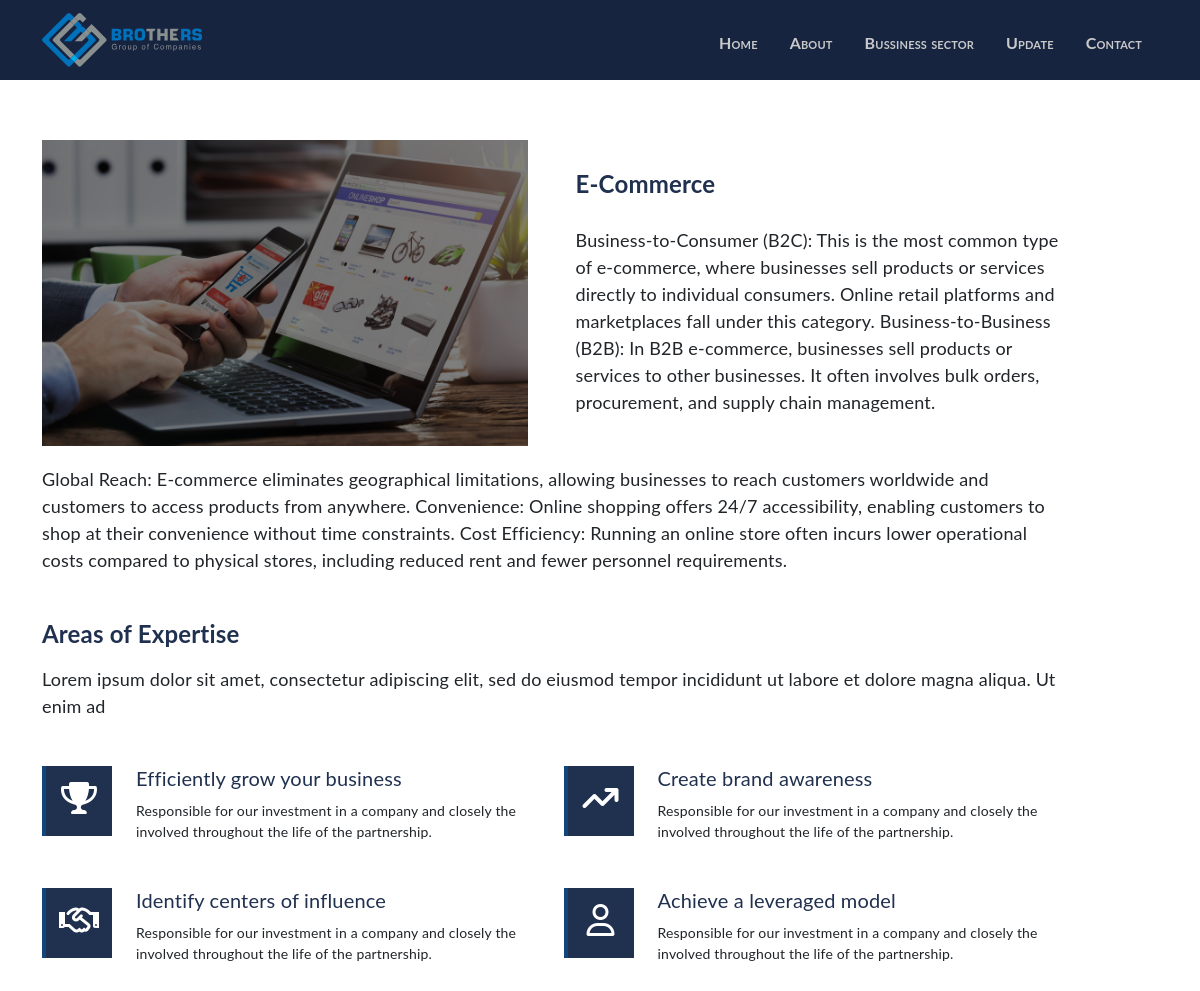
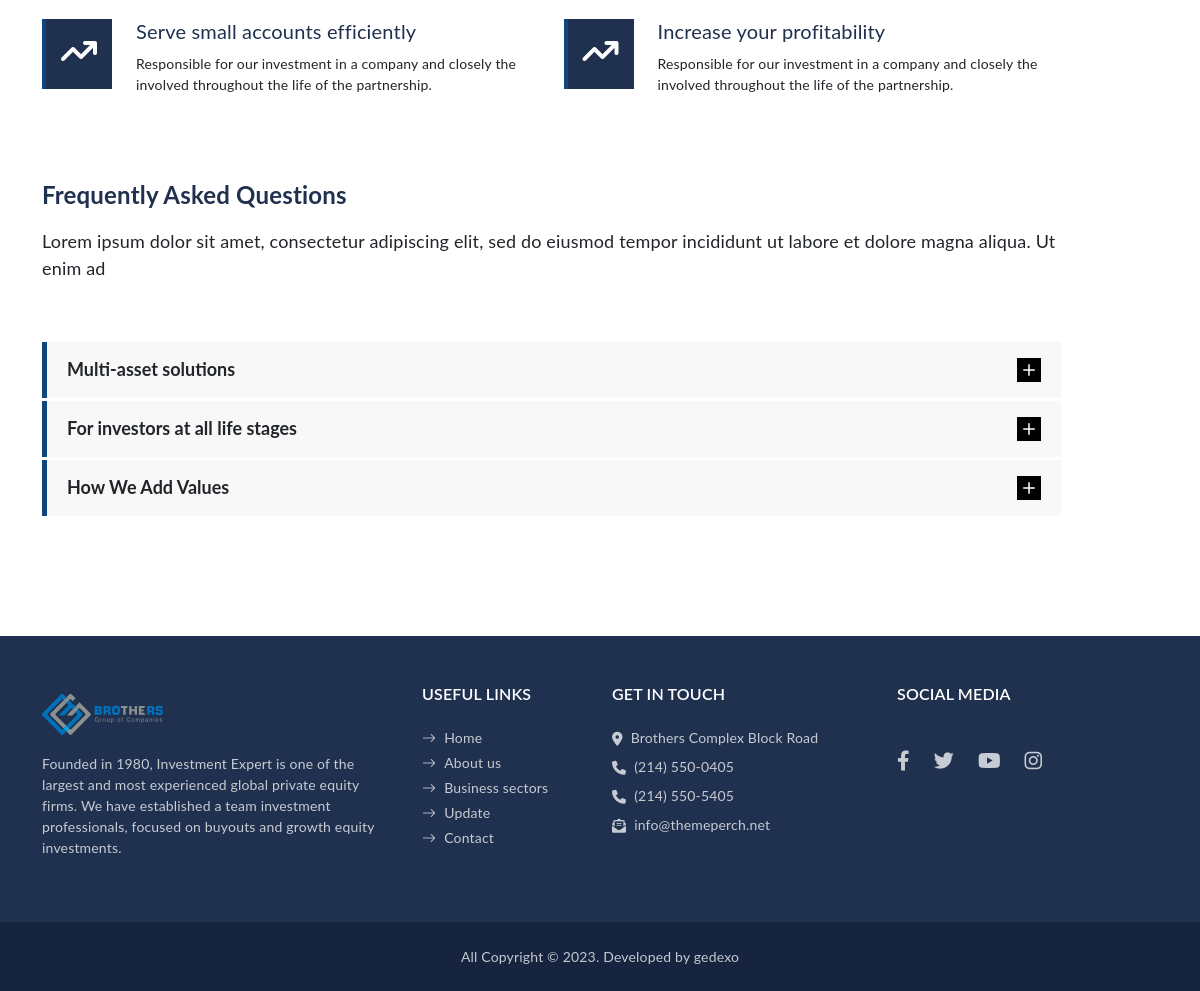
Page /sector-details/1/ on the committed database (2 pictures, top to bottom).
### web/models.py (models this page shows, shortened)
class Sector(models.Model):
    title = models.CharField(max_length=300)
    description = models.TextField()
    date = models.DateField()
    summary = models.TextField(blank=True, null=True)
    image = models.ImageField(upload_to="upload")

### web/views.py (the view)
# urls.py: path("sector-details/<int:id>/", views.sector_detail, name="sector_detail"),
def sector_detail(request, id):
    sector = Sector.objects.get(id=id)
    context = {"sector": sector}
    return render(request, 'web/service-details.html', context)

### templates/web/service-details.html (shortened to what this page needs)
{% extends 'web/partials/base.html' %}
{% load static %}
{% block content %}
<body>
    <section class="service-section py-60">
        <div class="container">
            <div class="row gx-5 gy-30">
                <div class="col-lg-11">
                    <div class="row gx-5">
                        <div class="col-lg-6">
                            <img src="{{sector.image.url}}" alt="image" class="img-fluid">
                        </div>
                        <div class="col-lg-6">
                            <div class="pt-10">
                                <h4 class="body-font fw-bold fs-4  pt-20 pb-20">{{sector.title}}
                                </h4>
                                <p class="mb-4">{{sector.description}}
                                </p>
                            </div>
                        </div>
                    </div>
                    <div class="pt-20">
                        <p>{{sector.summary}}</p>
                    </div>
                    <div class="py-30">
                        <h4 class="body-font fw-bold fs-4 pb-10">Areas of Expertise</h4>
                        <p>Lorem ipsum dolor sit amet, consectetur adipiscing elit, sed do eiusmod tempor incididunt ut
                            labore et dolore magna aliqua. Ut enim ad</p>
                    </div>
                    <div class="row">
                        <div class="col-lg-6">
                            <div class="d-flex gap-4 mb-30">
                                <div class="expertise-icon">
                                    <i
                                        class="fa-solid fa-trophy text-white fs-2 lh-lg text-center d-block pt-lg-0 pt-2"></i>
                                </div>
                                <div>
                                    <h4 class="fs-5 fw-normal mb-10">Efficiently grow your business</h4>
                                    <p class="small">Responsible for our investment in a company and closely
                                        the
                                        involved throughout
                                        the life of the partnership.</p>
                                </div>
                            </div>
                            <div class="d-flex gap-4 mb-30">
                                <div class="expertise-icon">
                                    <i
                                        class="fa-regular fa-handshake text-white fs-2 lh-lg text-center d-block pt-lg-0 pt-2"></i>
                                </div>
                                <div>
                                    <h4 class="fs-5 fw-normal mb-10">Identify centers of influence</h4>
                                    <p class="small">Responsible for our investment in a company and closely
                                        the
                                        involved throughout
                                        the life of the partnership.</p>
                                </div>
                            </div>
                            <div class="d-flex gap-4 mb-30">
                                <div class="expertise-icon">
                                    <i
                                        class="fa-solid fa-arrow-trend-up text-white fs-2 lh-lg text-center d-block pt-lg-0 pt-2"></i>
                                </div>
                                <div>
                                    <h4 class="fs-5 fw-normal mb-10">Serve small accounts efficiently</h4>
                                    <p class="small">Responsible for our investment in a company and closely
                                        the
                                        involved throughout
                                        the life of the partnership.</p>
                                </div>
                            </div>
                        </div>
                        <div class="col-lg-6">
                            <div class="d-flex gap-4 mb-30">
                                <div class="expertise-icon">
                                    <i
                                        class="fa-solid fa-arrow-trend-up text-white fs-2 lh-lg text-center d-block pt-lg-0 pt-2"></i>
                                </div>
                                <div>
                                    <h4 class="fs-5 fw-normal mb-10">Create brand awareness</h4>
                                    <p class="small">Responsible for our investment in a company and closely
                                        the
                                        involved throughout
                                        the life of the partnership.</p>
                                </div>
                            </div>
                            <div class="d-flex gap-4 mb-30">
                                <div class="expertise-icon">
                                    <i
                                        class="fa-regular fa-user text-white fs-2 lh-lg text-center d-block pt-lg-0 pt-2"></i>
                                </div>
                                <div>
                                    <h4 class="fs-5 fw-normal mb-10">Achieve a leveraged model</h4>
                                    <p class="small">Responsible for our investment in a company and closely
                                        the
                                        involved throughout
                                        the life of the partnership.</p>
                                </div>
                            </div>
                            <div class="d-flex gap-4 mb-30">
                                <div class="expertise-icon">
                                    <i
                                        class="fa-solid fa-arrow-trend-up text-white fs-2 lh-lg text-center d-block pt-lg-0 pt-2"></i>
                                </div>
                                <div>
                                    <h4 class="fs-5 fw-normal mb-10">Increase your profitability</h4>
                                    <p class="small">Responsible for our investment in a company and closely
                                        the
                                        involved throughout
                                        the life of the partnership.</p>
                                </div>
                            </div>
                        </div>
                    </div>
                    <div class="mt-20 pt-20">
                        <h4 class=" body-font fw-bold fs-4 pb-10">Frequently Asked Questions</h4>
                        <p>Lorem ipsum dolor sit amet, consectetur adipiscing elit, sed do eiusmod tempor incididunt ut
                            labore et dolore magna aliqua. Ut enim ad</p>
                    </div>
                    <div class="my-60">
                        <center>
                        <div class="accordion accordion-flush" id="accordionFlushExample">
                            <div class="accordion-item">
                                <h2 class="accordion-header" id="flush-headingOne">
                                    <button class="accordion-button collapsed" type="button" data-bs-toggle="collapse"
                                        data-bs-target="#flush-collapseOne" aria-expanded="false"
                                        aria-controls="flush-collapseOne">
                                        Multi-asset solutions
                                    </button>
                                </h2>
                            </div>
                            <div class="accordion-item">
                                <h2 class="accordion-header" id="flush-headingTwo">
                                    <button class="accordion-button collapsed" type="button" data-bs-toggle="collapse"
                                        data-bs-target="#flush-collapseTwo" aria-expanded="false"
                                        aria-controls="flush-collapseTwo">
                                        For investors at all life stages
                                    </button>
                                </h2>
                            </div>
                            <div class="accordion-item">
                                <h2 class="accordion-header" id="flush-headingThree">
                                    <button class="accordion-button collapsed" type="button" data-bs-toggle="collapse"
                                        data-bs-target="#flush-collapseThree" aria-expanded="false"
                                        aria-controls="flush-collapseThree">
                                        How We Add Values
                                    </button>
                                </h2>
                            </div>
                        </div>
                    </center>
                    </div>
                </div>
            </div>
        </div>
    </section>
</body>
</html>
{% endblock %}

### rows in the picture
Sector: image (picture), title "E-Commerce", description "Business-to-Consumer (B2C): This is the most common type of e-commerce, where businesses sell products or services directly to individual consumers. Online retail platforms and marketplaces fall under this category. Business-to-Business (B2B): In B2B e-commerce, businesses sell products or services to other businesses. It often involves bulk orders, procurement, and supply chain management.", summary "Global Reach: E-commerce eliminates geographical limitations, allowing businesses to reach customers worldwide and customers to access products from anywhere. Convenience: Online shopping offers 24/7 accessibility, enabling customers to shop at their convenience without time constraints. Cost Efficiency: Running an online store often incurs lower operational costs compared to physical stores, including reduced rent and fewer personnel requirements."
